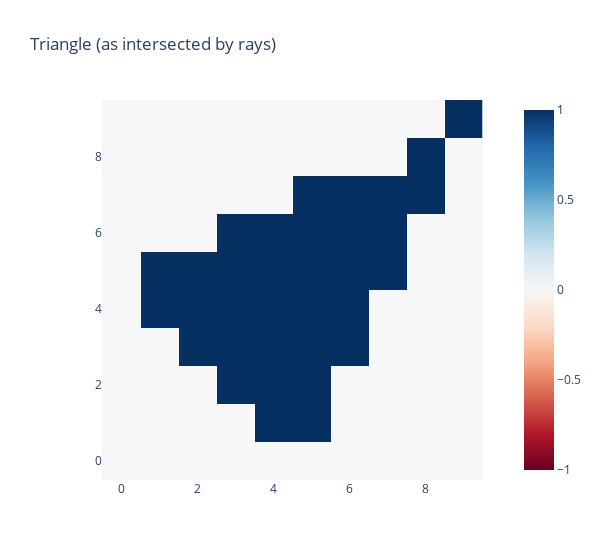

Notebook code for this chart:
### Code cell
def raytrace_triangle_with_bug(
    rays: Float[Tensor, "nrays rayPoints=2 dims=3"],
    triangle: Float[Tensor, "trianglePoints=3 dims=3"]
) -> Bool[Tensor, "nrays"]:
    '''
    For each ray, return True if the triangle intersects that ray.
    '''
    NR = rays.shape[0]

    A, B, C = e.repeat(triangle, "pts dims -> pts NR dims", NR=NR)

    O, D = rays.unbind(1)

    mat = t.stack([- D, B - A, C - A], 2)

    dets = t.linalg.det(mat)
    is_singular = dets.abs() < 1e-8
    mat[is_singular] = t.eye(3)

    vec = O - A

    sol = t.linalg.solve(mat, vec)
    s, u, v = sol.unbind(dim=-1)

    return ((u >= 0) & (v >= 0) & (u + v <= 1) & ~is_singular)


intersects = raytrace_triangle_with_bug(rays2d, test_triangle)
img = intersects.reshape(num_pixels_y, num_pixels_z).int()
imshow(img, origin="lower", width=600, title="Triangle (as intersected by rays)")

### Figure 1 — Plotly figure (JSON) as saved in the notebook; plotly's stock layout.template omitted (floating-point values rounded to 4 significant figures)
{"data": [{"coloraxis": "coloraxis", "hovertemplate": "x: %{x}<br>y: %{y}<br>color: %{z}<extra></extra>", "name": "0", "type": "heatmap", "xaxis": "x", "yaxis": "y", "z": [[0, 0, 0, 0, 0, 0, 0, 0, 0, 0], [0, 0, 0, 0, 1, 1, 0, 0, 0, 0], [0, 0, 0, 1, 1, 1, 0, 0, 0, 0], [0, 0, 1, 1, 1, 1, 1, 0, 0, 0], [0, 1, 1, 1, 1, 1, 1, 0, 0, 0], [0, 1, 1, 1, 1, 1, 1, 1, 0, 0], [0, 0, 0, 1, 1, 1, 1, 1, 0, 0], [0, 0, 0, 0, 0, 1, 1, 1, 1, 0], [0, 0, 0, 0, 0, 0, 0, 0, 1, 0], [0, 0, 0, 0, 0, 0, 0, 0, 0, 1]]}], "layout": {"coloraxis": {"cmid": 0, "colorscale": [[0, "rgb(103,0,31)"], [0.1, "rgb(178,24,43)"], [0.2, "rgb(214,96,77)"], [0.3, "rgb(244,165,130)"], [0.4, "rgb(253,219,199)"], [0.5, "rgb(247,247,247)"], [0.6, "rgb(209,229,240)"], [0.7, "rgb(146,197,222)"], [0.8, "rgb(67,147,195)"], [0.9, "rgb(33,102,172)"], [1, "rgb(5,48,97)"]]}, "title": {"text": "Triangle (as intersected by rays)"}, "width": 600, "xaxis": {"anchor": "y", "constrain": "domain", "domain": [0, 1], "scaleanchor": "y"}, "yaxis": {"anchor": "x", "autorange": true, "constrain": "domain", "domain": [0, 1]}}}
